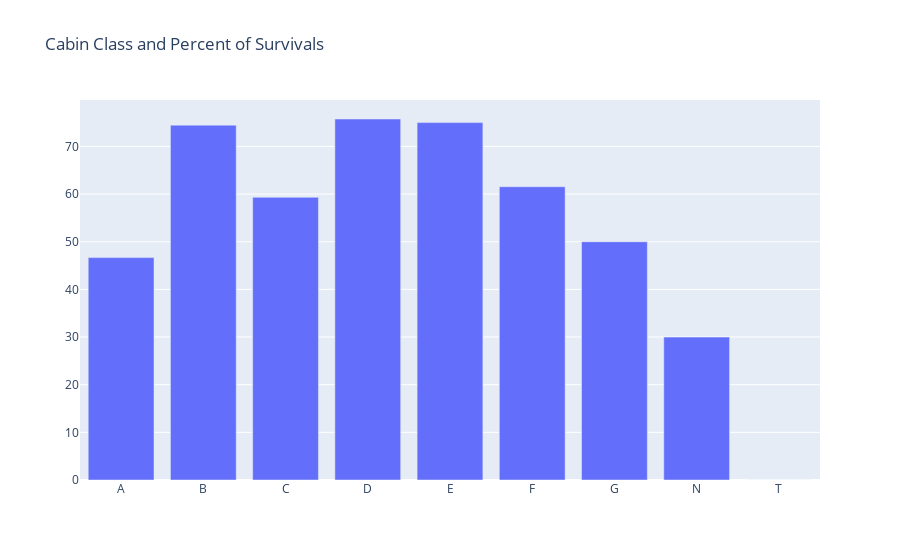

Notebook cell for this chart:
### Code cell
percent = df.groupby('CabinClass').sum()['Survived']*100/df.groupby('CabinClass').count()['Survived']
trace = go.Bar(x=percent.index, y=percent.values)
layout = {
    'title_text': 'Cabin Class and Percent of Survivals',

}
fig = go.Figure(data = [trace], layout=layout)
iplot(fig)

### Figure 1 — Plotly figure (JSON) as saved in the notebook; plotly's stock layout.template omitted (floating-point values rounded to 4 significant figures)
{"data": [{"type": "bar", "x": ["A", "B", "C", "D", "E", "F", "G", "N", "T"], "y": [46.67, 74.47, 59.32, 75.76, 75, 61.54, 50, 29.99, 0]}], "layout": {"title": {"text": "Cabin Class and Percent of Survivals"}}}
